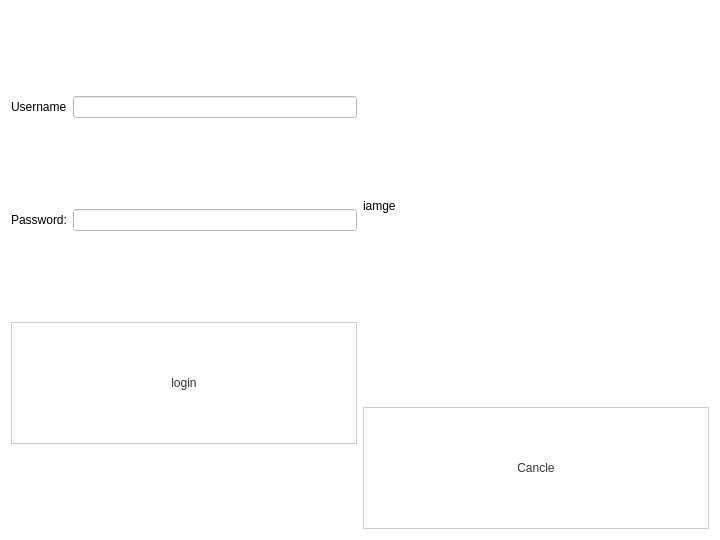
<?xml version="1.0" encoding="UTF-8"?>
<ui version="4.0">
 <class>StudentLogin</class>
 <widget class="QDialog" name="StudentLogin">
  <property name="geometry">
   <rect>
    <x>0</x>
    <y>0</y>
    <width>720</width>
    <height>540</height>
   </rect>
  </property>
  <property name="minimumSize">
   <size>
    <width>720</width>
    <height>540</height>
   </size>
  </property>
  <property name="windowTitle">
   <string>Dialog</string>
  </property>
  <property name="styleSheet">
   <string notr="true">QWidget, QStackedWidget {
	background: white;	
}

#panel {
	border: 1px solid rgb(236, 236, 236);
}

QPushButton {
	color: #333;
	background-color: white;
	border: 1px solid #ccc;
	min-height:120px;
	min-width:190px;
}

QPushButton:disabled {
	color: #aaa;
}

QPushButton:pressed {
	color: #333;
	background-color: #eee;
	border: 1px solid #bbb;
}

QToolButton {
	padding-top: 12px;
	color: #333;
	background-color: white;
	border: 1px solid #ccc;
	border-radius: 5px;
}

QToolButton:pressed {
	padding-top: 12px;
	color: #333;
	background-color: #eee;
	border: 1px solid #bbb;
}

QTableWidget, #error_image {
	border: 1px solid rgb(221, 221, 221);
}

#error_text {
	font-size: 16px;
}</string>
  </property>
  <layout class="QHBoxLayout" name="horizontalLayout_3">
   <item>
    <layout class="QVBoxLayout" name="verticalLayout">
     <item>
      <layout class="QHBoxLayout" name="horizontalLayout">
       <item>
        <widget class="QLabel" name="label">
         <property name="text">
          <string>Username</string>
         </property>
        </widget>
       </item>
       <item>
        <widget class="QLineEdit" name="lineEdit"/>
       </item>
      </layout>
     </item>
     <item>
      <layout class="QHBoxLayout" name="horizontalLayout_2">
       <item>
        <widget class="QLabel" name="label_2">
         <property name="text">
          <string>Password:</string>
         </property>
        </widget>
       </item>
       <item>
        <widget class="QLineEdit" name="lineEdit_2"/>
       </item>
      </layout>
     </item>
     <item>
      <widget class="QPushButton" name="pushButton">
       <property name="sizePolicy">
        <sizepolicy hsizetype="Minimum" vsizetype="Fixed">
         <horstretch>0</horstretch>
         <verstretch>0</verstretch>
        </sizepolicy>
       </property>
       <property name="minimumSize">
        <size>
         <width>192</width>
         <height>122</height>
        </size>
       </property>
       <property name="text">
        <string>login</string>
       </property>
      </widget>
     </item>
    </layout>
   </item>
   <item>
    <layout class="QVBoxLayout" name="verticalLayout_2">
     <item>
      <widget class="QLabel" name="label_3">
       <property name="sizePolicy">
        <sizepolicy hsizetype="Expanding" vsizetype="Preferred">
         <horstretch>0</horstretch>
         <verstretch>0</verstretch>
        </sizepolicy>
       </property>
       <property name="text">
        <string>iamge</string>
       </property>
      </widget>
     </item>
     <item>
      <widget class="QPushButton" name="pushButton_2">
       <property name="text">
        <string>Cancle</string>
       </property>
      </widget>
     </item>
    </layout>
   </item>
  </layout>
 </widget>
 <resources/>
 <connections/>
</ui>
